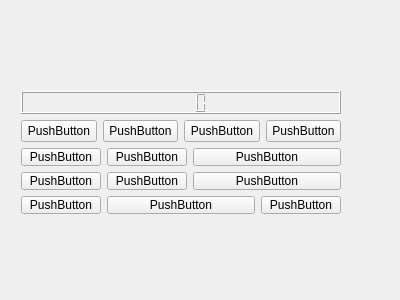
<?xml version="1.0" encoding="UTF-8"?>
<ui version="4.0">
 <class>Widget</class>
 <widget class="QWidget" name="Widget">
  <property name="geometry">
   <rect>
    <x>0</x>
    <y>0</y>
    <width>400</width>
    <height>300</height>
   </rect>
  </property>
  <property name="windowTitle">
   <string>Widget</string>
  </property>
  <widget class="QWidget" name="">
   <property name="geometry">
    <rect>
     <x>10</x>
     <y>80</y>
     <width>342</width>
     <height>145</height>
    </rect>
   </property>
   <layout class="QVBoxLayout" name="verticalLayout">
    <item>
     <widget class="QLCDNumber" name="lcdNumber"/>
    </item>
    <item>
     <layout class="QHBoxLayout" name="horizontalLayout">
      <item>
       <widget class="QPushButton" name="pushButton">
        <property name="text">
         <string>PushButton</string>
        </property>
       </widget>
      </item>
      <item>
       <widget class="QPushButton" name="pushButton_2">
        <property name="text">
         <string>PushButton</string>
        </property>
       </widget>
      </item>
      <item>
       <widget class="QPushButton" name="pushButton_3">
        <property name="text">
         <string>PushButton</string>
        </property>
       </widget>
      </item>
      <item>
       <widget class="QPushButton" name="pushButton_4">
        <property name="text">
         <string>PushButton</string>
        </property>
       </widget>
      </item>
     </layout>
    </item>
    <item>
     <layout class="QGridLayout" name="gridLayout">
      <item row="0" column="0">
       <widget class="QPushButton" name="pushButton_5">
        <property name="text">
         <string>PushButton</string>
        </property>
       </widget>
      </item>
      <item row="0" column="1">
       <widget class="QPushButton" name="pushButton_6">
        <property name="text">
         <string>PushButton</string>
        </property>
       </widget>
      </item>
      <item row="0" column="2" colspan="2">
       <widget class="QPushButton" name="pushButton_7">
        <property name="text">
         <string>PushButton</string>
        </property>
       </widget>
      </item>
      <item row="1" column="0">
       <widget class="QPushButton" name="pushButton_9">
        <property name="text">
         <string>PushButton</string>
        </property>
       </widget>
      </item>
      <item row="1" column="1">
       <widget class="QPushButton" name="pushButton_10">
        <property name="text">
         <string>PushButton</string>
        </property>
       </widget>
      </item>
      <item row="1" column="2" colspan="2">
       <widget class="QPushButton" name="pushButton_11">
        <property name="text">
         <string>PushButton</string>
        </property>
       </widget>
      </item>
      <item row="2" column="0">
       <widget class="QPushButton" name="pushButton_8">
        <property name="text">
         <string>PushButton</string>
        </property>
       </widget>
      </item>
      <item row="2" column="1" colspan="2">
       <widget class="QPushButton" name="pushButton_12">
        <property name="text">
         <string>PushButton</string>
        </property>
       </widget>
      </item>
      <item row="2" column="3">
       <widget class="QPushButton" name="pushButton_13">
        <property name="text">
         <string>PushButton</string>
        </property>
       </widget>
      </item>
     </layout>
    </item>
   </layout>
  </widget>
 </widget>
 <layoutdefault spacing="6" margin="11"/>
 <resources/>
 <connections/>
</ui>
